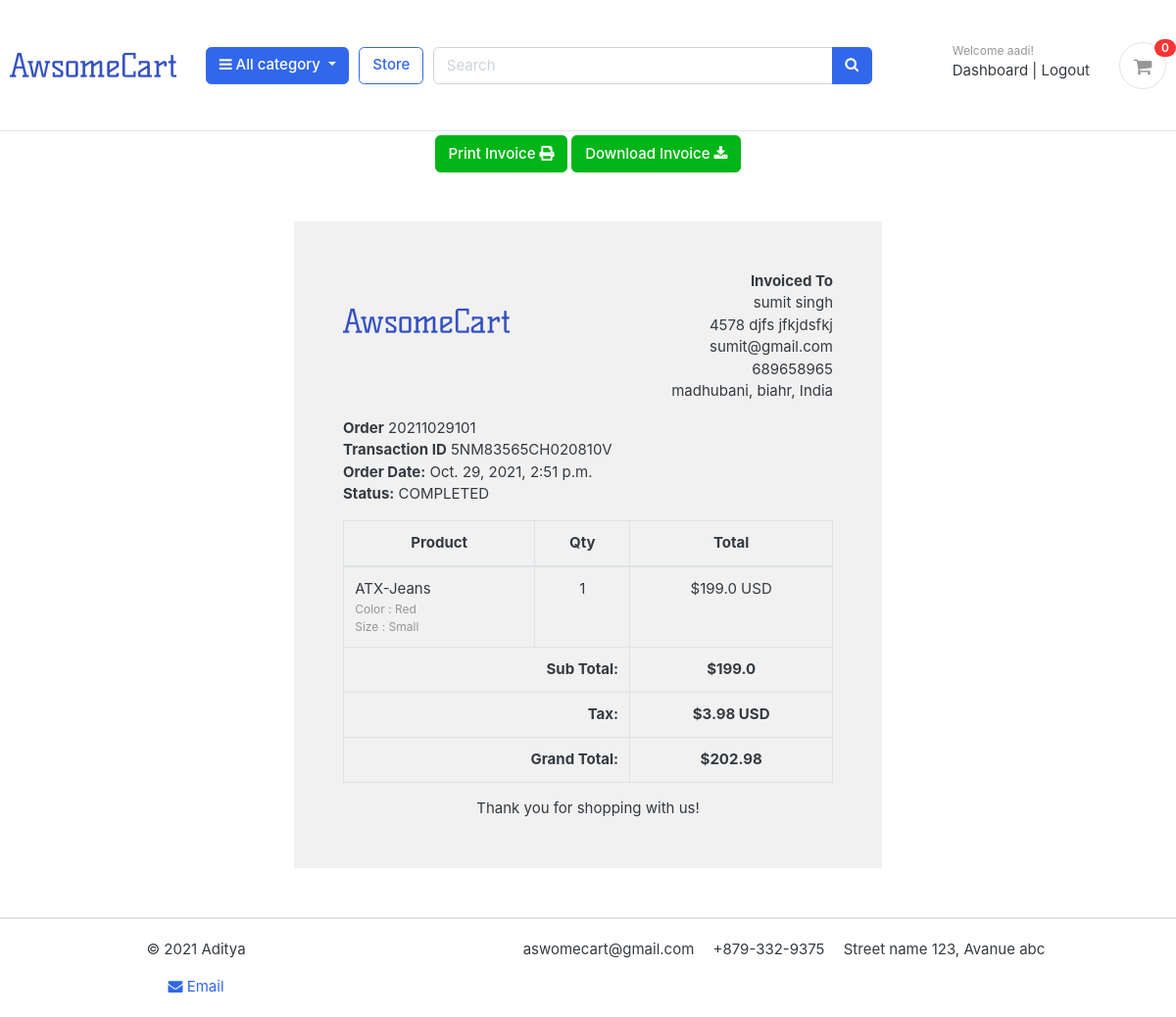
/accounts/order_detail/20211029101/ (signed in), run on the app's committed database.
### accounts/models.py (models this page shows, shortened)
class Account(AbstractBaseUser):
    first_name    = models.CharField(max_length=50)
    last_name      = models.CharField(max_length=50)
    username       = models.CharField(max_length=100,unique=True)
    email          = models.EmailField(max_length=100,unique=True)
    phone_number   = models.CharField(max_length=50)
    date_joined       = models.DateTimeField(auto_now=True)
    last_login        = models.DateTimeField(auto_now=True)
    is_admin          = models.BooleanField(default=False)
    is_staff          = models.BooleanField(default=False)
    is_active         = models.BooleanField(default=False)
    is_superadmin     = models.BooleanField(default=False)
    USERNAME_FIELD = 'email'
    REQUIRED_FIELDS = ['username','first_name','last_name']
    objects  =  MyAccountManager()

### orders/models.py (models this page shows, shortened)
class Order(models.Model):
    STATUS = (
        ('New', 'New'),
        ('Accepted', 'Accepted'),
        ('Completed', 'Completed'),
        ('Cancelled', 'Cancelled'),
    )
    user = models.ForeignKey(Account, on_delete=models.SET_NULL, null=True)
    payment = models.ForeignKey(Payment, on_delete=models.SET_NULL, blank=True, null=True)
    order_number = models.CharField(max_length=20)
    first_name = models.CharField(max_length=50)
    last_name = models.CharField(max_length=50)
    phone = models.CharField(max_length=15)
    email = models.EmailField(max_length=50)
    address_line_1 = models.CharField(max_length=50)
    address_line_2 = models.CharField(max_length=50, blank=True)
    country = models.CharField(max_length=50)
    state = models.CharField(max_length=50)
    city = models.CharField(max_length=50)
    order_note = models.CharField(max_length=100, blank=True)
    order_total = models.FloatField()
    tax = models.FloatField()
    status = models.CharField(max_length=10, choices=STATUS, default='New')
    ip = models.CharField(blank=True, max_length=20)
    is_ordered = models.BooleanField(default=False)
    created_at = models.DateTimeField(auto_now_add=True)
    updated_at = models.DateTimeField(auto_now=True)
    def full_name(self):
        return f'{self.first_name} {self.last_name}'
    def full_address(self):
        return f'{self.address_line_1} {self.address_line_2}'

class Payment(models.Model):
    user = models.ForeignKey(Account, on_delete=models.CASCADE)
    payment_id = models.CharField(max_length=100)
    payment_method = models.CharField(max_length=100)
    amount_paid = models.CharField(max_length=100) # this is the total amount paid
    status = models.CharField(max_length=100)
    created_at = models.DateTimeField(auto_now_add=True)

class OrderProduct(models.Model):
    order = models.ForeignKey(Order, on_delete=models.CASCADE)
    payment = models.ForeignKey(Payment, on_delete=models.SET_NULL, blank=True, null=True)
    user = models.ForeignKey(Account, on_delete=models.CASCADE)
    product = models.ForeignKey(Product, on_delete=models.CASCADE)
    variations = models.ManyToManyField(Variation, blank=True)
    quantity = models.IntegerField()
    product_price = models.FloatField()
    ordered = models.BooleanField(default=False)
    created_at = models.DateTimeField(auto_now_add=True)
    updated_at = models.DateTimeField(auto_now=True)

### store/models.py (models this page shows, shortened)
class Product(models.Model):
    product_name = models.CharField(max_length=100,unique=True)
    slug         = models.SlugField(max_length=200,unique=True)
    description  = models.TextField(max_length=1000,blank=True)
    price        = models.IntegerField()
    images       = models.ImageField(upload_to = 'photos/products')
    stock        = models.IntegerField()
    is_available = models.BooleanField(default=True)
    category     = models.ForeignKey(Category,on_delete=models.CASCADE)
    created_date = models.DateTimeField(auto_now=True)
    modified_date= models.DateTimeField(auto_now=True)

class Variation(models.Model):
    product             = models.ForeignKey(Product,on_delete=models.CASCADE)
    variation_category  = models.CharField(max_length=100,choices=variation_category_choice)
    variation_value     =models.CharField(max_length=100)
    is_active           =models.BooleanField(default=True)
    created_date        = models.DateTimeField(auto_now=True)
    objects = VariationManager()

### accounts/views.py (the view)
# urls.py: path('order_detail/<int:order_id>/' ,views.order_detail ,name='order_detail'),
@login_required(login_url='login')
def order_detail(request ,order_id):
    order_detail = OrderProduct.objects.filter(order__order_number=order_id)
    order        = Order.objects.get(order_number = order_id)
    subtotal = 0
    for i in order_detail:
        subtotal = i.product_price * i.quantity
    Context = {
        'order_detail':order_detail,
        'order':order,
        'subtotal':subtotal
    }
    return render(request ,'accounts/order_detail.html',Context)

### carts/context_processors.py (called while the page is built)
def counter(request):
    cart_count = 0
    if 'admin' in request.path:
        return  {}
    else:
        try:
            cart = Cart.objects.filter(cart_id = _cart_id(request))
            if request.user.is_authenticated:
                cart_items = CartItem.objects.all().filter(user=request.user)
            else:
                cart_items = CartItem.objects.all().filter(cart=cart[:1])
            for cart_item in cart_items:
                cart_count += cart_item.quantity
        except Cart.DoesNotExist:
            cart_count = 0
    return dict(cart_count = cart_count)

### carts/views.py (called while the page is built)
def _cart_id(request):
    cart = request.session.session_key
    if not cart:
        cart = request.session.create()
    return cart

### category/cotext_processors.py (called while the page is built)
def menu_links(request):
    links = Category.objects.all()
    return dict(links=links)

### category/models.py (called while the page is built)
    def get_url(self):
        return reverse('product_by_category',args=[self.slug])

### store/context_processors.py (called while the page is built)
def size_chart(request):
    size = Variation.objects.all()
    return dict(size=size)

### templates/accounts/order_detail.html (shortened to what this page needs)
{% extends "base.html" %}
{% load static %}
{% block content %}
<div class="container mt-1" style="text-align: center;">
    <button class=" btn btn-success"  onclick="PrintPage()">Print Invoice <i class="fas fa-print"></i></button>
    <button id='download' class=" btn btn-success">Download Invoice <i class="fa fa-download"></i></button>
</div>
<div class="container" style="margin: 0 auto;width: 50%;padding: 50px;background: #f1f1f1;margin-top: 50px;margin-bottom: 50px;" id="invoice_content">
    <div class="row invoice row-printable">
        <div class="col-md-12">
            <div class="panel panel-default plain" id="dash_0">
                <div class="panel-body p30">
                    <div class="row">
                        <div class="col-lg-6">
                            <div class="invoice-logo"><img src="{% static '/images/logo1.png' %}" alt="Invoice logo" ></div>
                        </div>
                        <div class="col-lg-6">
                            <div class="invoice-from">
                                <ul class="list-unstyled text-right">
                                    <li><strong>Invoiced To</strong></li>
                                    <li>{{order.full_name}}</li>
                                    <li>{{order.full_address}}</li>
                                    <li>{{order.email}}</li>
                                    <li>{{order.phone}}</li>
                                    <li>{{order.city}}, {{order.state}}, {{order.country}}</li>
                                </ul>
                            </div>
                        </div>
                        <div class="col-lg-12">
                            <div class="invoice-details mt25">
                                <div class="well">
                                    <ul class="list-unstyled mb0">
                                        <li><strong>Order</strong> {{order.order_number}}</li>
                                        <li><strong>Transaction ID</strong> {{order.payment.payment_id}}</li>
                                        <li><strong>Order Date:</strong> {{order.created_at}}</li>
                                        <li><strong>Status:</strong> {{order.payment.status}}</li>
                                    </ul>
                                </div>
                            </div>
                            <div class="invoice-items">
                                <div class="table-responsive" style="overflow: hidden; outline: none;" tabindex="0">
                                    <table class="table table-bordered">
                                        <thead>
                                            <tr>
                                                <th class="per70 text-center">Product</th>
                                                <th class="per5 text-center">Qty</th>
                                                <th class="per25 text-center">Total</th>
                                            </tr>
                                        </thead>
                                        <tbody>
                                        {% for item in order_detail  %}
                                            <tr>
                                                <td>{{item.product.product_name}}
                                                     <p class="text-muted small">
                                                    {% if item.variations.all %}
                                                        {% for i in item.variations.all %}
                                                            {{ i.variation_category | capfirst }} : {{ i.variation_value | capfirst }} <br>
                                                        {% endfor %}
                                                    {% endif %}
                                                    </p>
                                                </td>
                                                <td class="text-center">{{item.quantity}}</td>
                                                <td class="text-center">${{item.product_price}} USD</td>
                                            </tr>
                                            {% endfor %}
                                        </tbody>
                                        <tfoot>
                                            <tr>
                                                <th colspan="2" class="text-right">Sub Total:</th>
                                                <th class="text-center">${{subtotal}}</th>
                                            </tr>
                                            <tr>
                                                <th colspan="2" class="text-right">Tax:</th>
                                                <th class="text-center">${{order.tax}} USD</th>
                                            </tr>
                                            <tr>
                                                <th colspan="2" class="text-right">Grand Total:</th>
                                                <th class="text-center">${{order.order_total}}</th>
                                            </tr>
                                        </tfoot>
                                    </table>
                                </div>
                            </div>
                            <div class="invoice-footer mt25">
                                <p class="text-center">Thank you for shopping with us!</p>
                            </div>
                        </div>
                    </div>
                </div>
            </div>
        </div>
    </div>
</div>
{% endblock  %}

### templates/includes/navbar.html (shortened to what this page needs)
{% load static %}
<header class="section-header">
  <section class="header-main border-bottom">
    <div class="container">
      <div class="row align-items-center">
        <div class="col-lg-2 col-md-3 col-6">
          <a href="{% url 'Home' %}" class="brand-wrap">
            <img class="" src="{% static './images/logo1.png' %}">
          </a>
        </div>
        <div class="col-lg col-sm col-md col-6 flex-grow-0">
          <div class="category-wrap dropdown d-inline-block float-right">
            <button type="button" class="btn btn-primary dropdown-toggle" data-toggle="dropdown">
              <i class="fa fa-bars"></i> All category
            </button>
          </div>
        </div>
        <a href="{% url 'store' %}" class="btn btn-outline-primary">Store</a>
        <div class="col-lg  col-md-6 col-sm-12 col">
          <form action="{% url 'serch' %}" class="search" method='GET'>
            <div class="input-group w-100">
              <input type="text" class="form-control" style="width:60%;" placeholder="Search" name="keyword" required>
              <div class="input-group-append">
                <button class="btn btn-primary" type="submit">
                  <i class="fa fa-search"></i>
                </button>
              </div>
            </div>
          </form>
        </div>
        <div class="col-lg-3 col-sm-6 col-8 order-2 order-lg-3">
          <div class="d-flex justify-content-end mb-3 mb-lg-0">
            {% if user.id is None %}
            <div class="widget-header">
              <small class="title text-muted">Welcome guest!</small>
              <div>
                <a href="{% url 'login' %}">Sign in</a> <span class="dark-transp"> | </span>
                <a href="{% url 'register' %}"> Register</a>
              </div>
            </div>
            {% else %}
            <div class="widget-header">
              <small class="title text-muted">Welcome {{user.first_name}}!</small>
              <div>
                <a href="{% url 'dashboard' %}">Dashboard</a> <span class="dark-transp"> | </span>
                <a href="{% url 'logout' %}"> Logout</a>
              </div>
            </div>
            {% endif %}
            <a href="{% url 'cart' %}" class="widget-header pl-3 ml-3">
              <div class="icon icon-sm rounded-circle border"><i class="fa fa-shopping-cart"></i></div>
              <span class="badge badge-pill badge-danger notify">{{cart_count}}</span>
            </a>
          </div>
        </div>
      </div>
    </div>
  </section>
</header>

### static/css/ui.css (style rules this page uses)
html { font-family: "Inter", sans-serif; font-size: 15px; }
.icon-xs, .icon-sm, .icon-md, .icon-lg { display: inline-block; text-align: center; flex-shrink: 0; flex-grow: 0; }
.icon-sm { width: 48px; height: 48px; line-height: 48px !important; font-size: 20px; }
p:last-child { margin-bottom: 0; }
.header-main { position: relative; padding-top: 1rem; padding-bottom: 1rem; }
.widget-header { display: inline-block; vertical-align: middle; position: relative; }
.widget-header a { color: #343a40; }
.widget-header i { color: #969696; }
.widget-header .title { display: block; }
.widget-header .notify { position: absolute; top: -3px; right: -10px; }
[class*=list-] li:after { visibility: hidden; display: block; content: ""; overflow: hidden; height: 0; clear: both; }
.notify { position: absolute; top: -4px; right: -10px; display: inline-block; padding: 0.25em 0.6em; font-size: 12px; line-height: 1; text-align: center; border-radius: 3rem; color: #fff; background-color: #fa3434; }

### data on the page
Account: first_name "aadi"
Order: full_name "sumit singh", full_address "4578 djfs jfkjdsfkj", email "sumit@gmail.com", phone "689658965", city "madhubani", state "biahr", country "India", order_number "20211029101", payment.payment_id "5NM83565CH020810V", created_at "Oct. 29, 2021, 2:51 p.m.", payment.status "COMPLETED", tax "3.98", order_total "202.98"
OrderProduct: product.product_name "ATX-Jeans", quantity "1", product_price "199.0"
Variation: variation_category "Color", variation_value "Red"
Variation: variation_category "Size", variation_value "Small"

### other printed values
{{ cart_count }} "0"
{{ subtotal }} "199.0"
